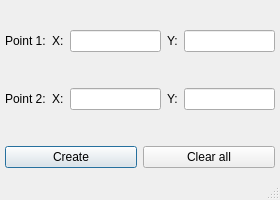
<?xml version="1.0" encoding="UTF-8"?>
<ui version="4.0">
 <class>AddTrappyLineForm</class>
 <widget class="QDialog" name="AddTrappyLineForm">
  <property name="geometry">
   <rect>
    <x>0</x>
    <y>0</y>
    <width>280</width>
    <height>200</height>
   </rect>
  </property>
  <property name="sizePolicy">
   <sizepolicy hsizetype="Minimum" vsizetype="Minimum">
    <horstretch>0</horstretch>
    <verstretch>0</verstretch>
   </sizepolicy>
  </property>
  <property name="minimumSize">
   <size>
    <width>280</width>
    <height>200</height>
   </size>
  </property>
  <property name="maximumSize">
   <size>
    <width>280</width>
    <height>200</height>
   </size>
  </property>
  <property name="windowTitle">
   <string>Add Trappy Line</string>
  </property>
  <property name="windowIcon">
   <iconset>
    <normaloff>../images/enemy.png</normaloff>../images/enemy.png</iconset>
  </property>
  <property name="sizeGripEnabled">
   <bool>true</bool>
  </property>
  <property name="modal">
   <bool>true</bool>
  </property>
  <widget class="QWidget" name="gridLayoutWidget">
   <property name="geometry">
    <rect>
     <x>5</x>
     <y>0</y>
     <width>270</width>
     <height>200</height>
    </rect>
   </property>
   <layout class="QGridLayout" name="gridLayout">
    <item row="2" column="0">
     <layout class="QHBoxLayout" name="buttonsLayout">
      <item>
       <widget class="QPushButton" name="createPushButton">
        <property name="font">
         <font>
          <family>Segoe UI</family>
         </font>
        </property>
        <property name="styleSheet">
         <string notr="true">QPushButton::hover{background-color: rgb(184, 184, 184);border: 1px solid #6f6f6f;}
QPushButton::pressed{background-color: rgb(135, 135, 135);}
              </string>
        </property>
        <property name="text">
         <string>Create</string>
        </property>
       </widget>
      </item>
      <item>
       <widget class="QPushButton" name="clearPushButton">
        <property name="font">
         <font>
          <family>Segoe UI</family>
         </font>
        </property>
        <property name="styleSheet">
         <string notr="true">QPushButton::hover{background-color: rgb(184, 184, 184);border: 1px solid #6f6f6f;}
QPushButton::pressed{background-color: rgb(135, 135, 135);}
              </string>
        </property>
        <property name="text">
         <string>Clear all</string>
        </property>
       </widget>
      </item>
     </layout>
    </item>
    <item row="0" column="0">
     <layout class="QHBoxLayout" name="firstPointLayout">
      <item>
       <widget class="QLabel" name="firstPointLabel">
        <property name="font">
         <font>
          <family>Segoe UI</family>
         </font>
        </property>
        <property name="text">
         <string>Point 1:</string>
        </property>
       </widget>
      </item>
      <item>
       <widget class="QLabel" name="firstPointAbscissaLabel">
        <property name="font">
         <font>
          <family>Segoe UI</family>
         </font>
        </property>
        <property name="text">
         <string>X:</string>
        </property>
       </widget>
      </item>
      <item>
       <widget class="QLineEdit" name="firstPointAbscissaLineEdit">
        <property name="font">
         <font>
          <family>Segoe UI</family>
         </font>
        </property>
       </widget>
      </item>
      <item>
       <widget class="QLabel" name="firstPointOrdinateLabel">
        <property name="font">
         <font>
          <family>Segoe UI</family>
         </font>
        </property>
        <property name="text">
         <string>Y:</string>
        </property>
       </widget>
      </item>
      <item>
       <widget class="QLineEdit" name="firstPointOrdinateLineEdit">
        <property name="font">
         <font>
          <family>Segoe UI</family>
         </font>
        </property>
       </widget>
      </item>
     </layout>
    </item>
    <item row="1" column="0">
     <layout class="QHBoxLayout" name="secondPointLayout">
      <item>
       <widget class="QLabel" name="secondPointLabel">
        <property name="font">
         <font>
          <family>Segoe UI</family>
         </font>
        </property>
        <property name="text">
         <string>Point 2:</string>
        </property>
       </widget>
      </item>
      <item>
       <widget class="QLabel" name="secondPointAbscissaLabel">
        <property name="font">
         <font>
          <family>Segoe UI</family>
         </font>
        </property>
        <property name="text">
         <string>X:</string>
        </property>
       </widget>
      </item>
      <item>
       <widget class="QLineEdit" name="secondPointAbscissaLineEdit">
        <property name="font">
         <font>
          <family>Segoe UI</family>
         </font>
        </property>
       </widget>
      </item>
      <item>
       <widget class="QLabel" name="secondPointOrdinateLabel">
        <property name="font">
         <font>
          <family>Segoe UI</family>
         </font>
        </property>
        <property name="text">
         <string>Y:</string>
        </property>
       </widget>
      </item>
      <item>
       <widget class="QLineEdit" name="secondPointOrdinateLineEdit">
        <property name="font">
         <font>
          <family>Segoe UI</family>
         </font>
        </property>
       </widget>
      </item>
     </layout>
    </item>
   </layout>
  </widget>
 </widget>
 <resources/>
 <connections/>
</ui>
